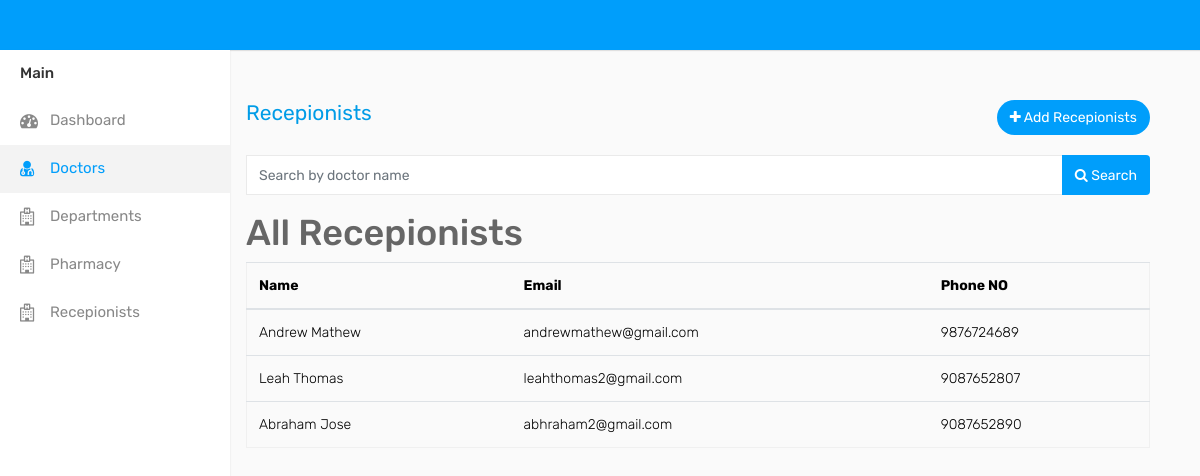
Page /search_rep on the earlier database version.
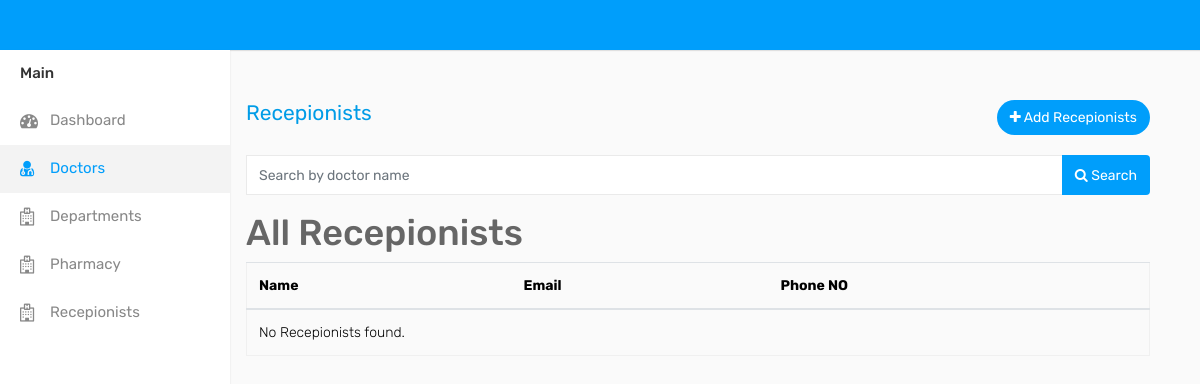
Same page on the later database version.
### eyeapp/models.py (models this page shows, shortened)
class Rep(models.Model):
    user = models.ForeignKey(CustomUser, on_delete=models.CASCADE, blank=True, null=True)
    Name = models.CharField(max_length=110)
    dob = models.CharField(max_length=50, blank=True, null=True)
    city = models.CharField(max_length=110,blank=True, null=True)
    address = models.CharField(max_length=50, blank=True, null=True)
    phn = models.IntegerField()
    gender = models.CharField(max_length=10, choices=[('Male', 'Male'), ('Female', 'Female'), ('Others', 'Others')], blank=True, null=True)
    state = models.CharField(max_length=100, null=True, blank=True)
    country = models.CharField(max_length=100, null=True, blank=True)
    institution = models.CharField(max_length=100, null=True, blank=True)
    subject = models.CharField(max_length=100, null=True, blank=True)
    degree = models.CharField(max_length=100, null=True, blank=True)
    year = models.CharField(max_length=100, null=True, blank=True)
    reset_password = models.CharField(max_length=128, null=True, blank=True)  # New field for reset password

class CustomUser(AbstractUser):
    PATIENT = 1
    DOCTOR = 2
    RECEPTIONIST = 3
    PHARMACIST = 4
    ADMIN = 5
    ROLE_CHOICES = (
        (PATIENT, 'Patient'),
        (DOCTOR, 'Doctor'),
        (RECEPTIONIST, 'Receptionist'),
        (PHARMACIST, 'Pharmacist'),
        (ADMIN, 'Admin'),
    )
    username = None
    first_name = None
    last_name = None
    USERNAME_FIELD = 'email'
    email = models.EmailField(max_length=100, unique=True)
    password = models.CharField(max_length=128)
    role = models.PositiveSmallIntegerField(choices=ROLE_CHOICES, blank=True, null=True, default=1)
    is_admin = models.BooleanField(default=False)
    is_staff = models.BooleanField(default=False)
    is_active = models.BooleanField(default=True)
    is_superadmin = models.BooleanField(default=False)
    REQUIRED_FIELDS = []
    objects = UserManager()

### eyeapp/views.py (the view)
# urls.py: path('search_rep', views.search_rep, name='search_rep'),
def search_rep(request):
    if request.method == "GET":
        search_query = request.GET.get('Name', '')
        recepionists = Rep.objects.filter(Name__icontains=search_query)
        context = {
            'rep': recepionists,
        }
        return render(request, 'rep.html', context)

### templates/rep.html (shortened to what this page needs)
<!DOCTYPE html>
{% load static %}
<html lang="en">
<head>
    <link rel="stylesheet" type="text/css" href="{% static 'assets/css/bootstrap.min.css'%}">
    <link rel="stylesheet" type="text/css" href="{% static 'assets/css/font-awesome.min.css'%}">
    <link rel="stylesheet" type="text/css" href="{% static 'assets/css/select2.min.css'%}">
    <link rel="stylesheet" type="text/css" href="{% static 'assets/css/bootstrap-datetimepicker.min.css'%}">
    <link rel="stylesheet" type="text/css" href="{% static 'assets/css/style.css'%}">
</head>
<body>
    <div class="main-wrapper"  >
         <div class="header">
        <div class="sidebar" id="sidebar">
            <div class="sidebar-inner slimscroll">
                <div id="sidebar-menu" class="sidebar-menu">
                    <ul>
                        <li class="menu-title">Main</li>
                          <li>
                            <a href="{% url 'chart' %}"><i class="fa fa-dashboard"></i> <span>Dashboard</span></a>
                        </li>
						<li class="active">
                            <a href=" {% url 'admin_doctors' %}"><i class="fa fa-user-md"></i> <span>Doctors</span></a>
                        </li>
                        <li>
                            <a href="{% url 'departments' %}"><i class="fa fa-hospital-o"></i> <span>Departments</span></a>
                        </li>
                        <li>
                            <a href="{% url 'phar' %}"><i class="fa fa-hospital-o"></i> <span>Pharmacy</span></a>
                        </li>
                        <li>
                            <a href="{% url 'rep' %}"><i class="fa fa-hospital-o"></i> <span>Recepionists</span></a>
                        </li>
                </div>
            </div>
        </div>
        <div class="page-wrapper" style="padding-left:8%;">
            <div class="content">
                <div class="row">
                    <div class="col-sm-4 col-3">
                        <h4 class="page-title" id="replist"><a href="{% url 'admin_addphar' %}" >Recepionists</h4>
                    </div>
                    <div class="col-sm-8 col-9 text-right m-b-20">
                        <a href="admin_addrep" class="btn btn-primary btn-rounded float-right"><i class="fa fa-plus" id="add_rep"></i> Add Recepionists</a>
                    </div>
                </div>
                <form id="search-form" method="GET" action="{% url 'search_rep' %}">
                    <div class="input-group mb-3">
                        <input type="text" class="form-control" name="Name" placeholder="Search by doctor name">
                        <div class="input-group-append">
                            <button class="btn btn-primary" type="submit"><i class="fa fa-search"></i> Search</button>
                        </div>
                    </div>
                </form>
                <h1>All Recepionists</h1>
                <table class="table">
                    <thead>
                        <tr>
                            <th>Name</th>
                            <th>Email</th>
                            <th>Phone NO</th>
                        </tr>
                    </thead>
                    <tbody>
                        {% for rep in rep %}
                            <tr>
                                 <td>{{ rep.Name }}</td>
                                <td>{{ rep.user.email }}</td>
                                <td>{{ rep.phn }}</td>
                            </tr>
                        {% empty %}
                            <tr>
                                <td colspan="5">No Recepionists found.</td>
                            </tr>
                        {% endfor %}
                    </tbody>
                </table>
                </div>
            </div>
        </div>
    </div>
</body>
</html>

Differences in the rows shown:
removed Rep: Name "Andrew Mathew", user.email "andrewmathew@gmail.com", phn "9876724689"
removed Rep: Name "Leah Thomas", user.email "leahthomas2@gmail.com", phn "9087652807"
removed Rep: Name "Abraham Jose", user.email "abhraham2@gmail.com", phn "9087652890"
Other differences:
text now shown: "No Recepionists found."
